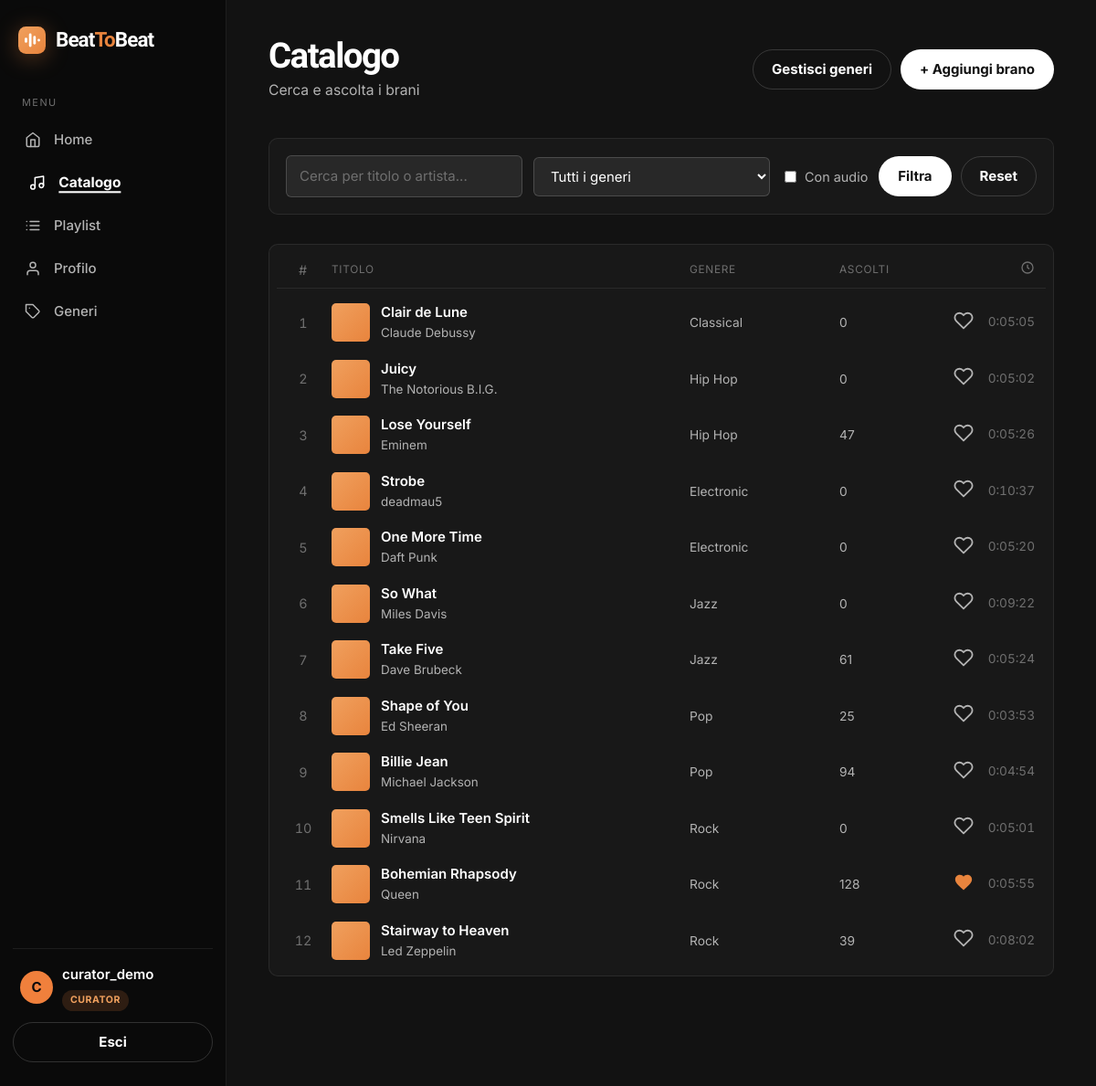
The page /music/songs/ (signed in) on the database its author committed.
### accounts/models.py (models this page shows, shortened)
class CustomUser(AbstractUser):
    class Role(models.TextChoices):
        LISTENER = 'listener', 'Listener'
        CURATOR = 'curator', 'Curator'
        MODERATOR = 'moderator', 'Moderator'
    role = models.CharField(
        max_length=20,
        choices=Role.choices,
        default=Role.LISTENER,
    )
    bio = models.TextField(blank=True)
    birth_date = models.DateField(null=True, blank=True)
    favorite_genre = models.ForeignKey(
        'music.Genre',
        on_delete=models.SET_NULL,
        null=True,
        blank=True,
        related_name='fans',
    )
    AVATAR_COLORS = ['#f0803c', '#e0a15e', '#81b29a', '#6a8ec9', '#b07ba0', '#c96a6a']
    @property
    def avatar_color(self):
        return self.AVATAR_COLORS[sum(ord(c) for c in self.username) % len(self.AVATAR_COLORS)]
    @property
    def initial(self):
        return self.username[0].upper() if self.username else '?'
    @property
    def is_curator(self):
        return self.role == self.Role.CURATOR or self.is_superuser
    @property
    def is_moderator(self):
        return self.role == self.Role.MODERATOR or self.is_superuser

### music/models.py (models this page shows, shortened)
class Song(models.Model):
    title = models.CharField(max_length=200)
    artist = models.CharField(max_length=200)
    genre = models.ForeignKey(
        Genre,
        on_delete=models.PROTECT,
        related_name='songs',
    )
    added_by = models.ForeignKey(
        settings.AUTH_USER_MODEL,
        on_delete=models.CASCADE,
        related_name='added_songs',
    )
    duration = models.DurationField()
    story = models.TextField(
        blank=True,
        help_text='Un breve racconto sul brano, mostrato nella sua pagina.',
    )
    audio_file = models.FileField(
        upload_to='songs/',
        blank=True,
        null=True,
        validators=[FileExtensionValidator(allowed_extensions=['mp3', 'wav', 'ogg', 'm4a'])],
    )
    likes = models.ManyToManyField(
        settings.AUTH_USER_MODEL,
        related_name='liked_songs',
        blank=True,
    )
    play_count = models.PositiveIntegerField(default=0)
    created_at = models.DateTimeField(auto_now_add=True)
    class Meta:
        ordering = ['-created_at', 'id']

class Genre(models.Model):
    name = models.CharField(max_length=100, unique=True)
    description = models.TextField(blank=True)
    class Meta:
        ordering = ['name']

### music/views.py (the view)
# urls.py: path('songs/', views.SongListView.as_view(), name='song_list'),
class SongListView(LoginRequiredMixin, ListView):
    model = Song
    template_name = 'music/songs/list.html'
    context_object_name = 'songs'
    def get_queryset(self):
        queryset = super().get_queryset().select_related('genre')
        query = self.request.GET.get('q', '').strip()
        genre_id = self.request.GET.get('genre', '')
        has_audio = self.request.GET.get('has_audio')
        if query:
            queryset = queryset.filter(Q(title__icontains=query) | Q(artist__icontains=query))
        if genre_id:
            queryset = queryset.filter(genre_id=genre_id)
        if has_audio:
            queryset = queryset.exclude(audio_file='').exclude(audio_file__isnull=True)
        return queryset
    def get_context_data(self, **kwargs):
        context = super().get_context_data(**kwargs)
        context['genres'] = Genre.objects.all()
        context['current_q'] = self.request.GET.get('q', '')
        context['current_genre'] = self.request.GET.get('genre', '')
        context['current_has_audio'] = self.request.GET.get('has_audio')
        return context

### templates/music/songs/list.html (shortened to what this page needs)
{% extends 'base.html' %}
{% block content %}
<div class="page-header">
	<div>
		<h1 class="page-title">Catalogo</h1>
		<div class="page-subtitle">Cerca e ascolta i brani</div>
	</div>
	{% if user.is_curator %}
	<div class="actions">
		<a class="btn btn-ghost" href="{% url 'music:genre_list' %}">Gestisci generi</a>
		<a class="btn btn-accent" href="{% url 'music:song_create' %}">+ Aggiungi brano</a>
	</div>
	{% endif %}
</div>
<form method="get" class="search-bar">
	<div class="filter-row">
		<input type="text" name="q" value="{{ current_q }}" placeholder="Cerca per titolo o artista...">
		<select name="genre">
			<option value="">Tutti i generi</option>
		</select>
		<label class="audio-check">
			<input type="checkbox" name="has_audio" value="1" {% if current_has_audio %}checked{% endif %}> Con audio
		</label>
		<div class="actions">
			<button type="submit" class="btn btn-accent">Filtra</button>
			<a class="btn btn-ghost" href="{% url 'music:song_list' %}">Reset</a>
		</div>
	</div>
</form>
{% if songs %}
{% include 'partials/track_list.html' with curator_actions=True %}
{% else %}
<div class="empty">Nessun brano trovato.</div>
{% endif %}
{% endblock %}

### templates/base.html (shortened to what this page needs)
{% load static %}
<!DOCTYPE html>
<html lang="it">
<head>
	<link rel="stylesheet" href="{% static 'css/style.css' %}">
</head>
<body>
	{% block layout %}
	<div class="app-shell">
		<aside class="sidebar">
			<a class="brand" href="{% url 'pages:home' %}">{% include 'partials/logo.html' %}<span>Beat<span class="beat-accent">To</span>Beat</span></a>
			<nav>
				<div class="nav-section-label">Menu</div>
				<a class="nav-item-link {% if request.path == '/' %}active{% endif %}" href="{% url 'pages:home' %}">
					<span class="nav-icon"><svg viewBox="0 0 24 24" fill="none" stroke="currentColor" stroke-width="2" stroke-linecap="round" stroke-linejoin="round"><path d="M3 9l9-7 9 7v11a2 2 0 0 1-2 2H5a2 2 0 0 1-2-2z"/><path d="M9 22V12h6v10"/></svg></span><span class="nav-label">Home</span>
				</a>
				{% if user.is_authenticated %}
				<a class="nav-item-link {% if '/music/songs' in request.path %}active{% endif %}" href="{% url 'music:song_list' %}">
					<span class="nav-icon"><svg viewBox="0 0 24 24" fill="none" stroke="currentColor" stroke-width="2" stroke-linecap="round" stroke-linejoin="round"><path d="M9 18V5l12-2v13"/><circle cx="6" cy="18" r="3"/><circle cx="18" cy="16" r="3"/></svg></span><span class="nav-label">Catalogo</span>
				</a>
				<a class="nav-item-link {% if '/music/playlists' in request.path %}active{% endif %}" href="{% url 'music:playlist_list' %}">
					<span class="nav-icon"></span><span class="nav-label">Playlist</span>
				</a>
				<a class="nav-item-link {% if '/accounts/profile' in request.path %}active{% endif %}" href="{% url 'accounts:profile' %}">
					<span class="nav-icon"><svg viewBox="0 0 24 24" fill="none" stroke="currentColor" stroke-width="2" stroke-linecap="round" stroke-linejoin="round"><path d="M20 21v-2a4 4 0 0 0-4-4H8a4 4 0 0 0-4 4v2"/><circle cx="12" cy="7" r="4"/></svg></span><span class="nav-label">Profilo</span>
				</a>
				{% if user.is_curator %}
				<a class="nav-item-link {% if '/music/genres' in request.path %}active{% endif %}" href="{% url 'music:genre_list' %}">
					<span class="nav-icon"><svg viewBox="0 0 24 24" fill="none" stroke="currentColor" stroke-width="2" stroke-linecap="round" stroke-linejoin="round"><path d="M20.59 13.41l-7.17 7.17a2 2 0 0 1-2.83 0L2 12V2h10l8.59 8.59a2 2 0 0 1 0 2.82z"/><line x1="7" y1="7" x2="7.01" y2="7"/></svg></span><span class="nav-label">Generi</span>
				</a>
				{% endif %}
				{% endif %}
			</nav>
			<div class="sidebar-footer">
				{% if user.is_authenticated %}
				<div class="user-box">
					{% include 'partials/avatar.html' with profile_user=user %}
					<div>
						<div class="user-name">{{ user.username }}</div>
						{% if user.is_superuser %}
						<span class="role-badge admin">Admin</span>
						{% elif user.role == 'curator' %}
						<span class="role-badge curator">Curator</span>
						{% elif user.role == 'moderator' %}
						<span class="role-badge moderator">Moderator</span>
						{% else %}
						<span class="role-badge listener">Listener</span>
						{% endif %}
					</div>
				</div>
				<form method="post" action="{% url 'accounts:logout' %}">
					<button type="submit" class="btn btn-ghost btn-block">Esci</button>
				</form>
				{% else %}
				<a class="btn btn-accent btn-block" href="{% url 'accounts:login' %}">Accedi</a>
				<a class="btn btn-ghost btn-block mt-2" href="{% url 'accounts:signup' %}">Registrati</a>
				{% endif %}
			</div>
		</aside>
		<main class="content-area">
			{% block content %}{% endblock %}
		</main>
	</div>
	{% endblock %}
</body>
</html>

### templates/partials/avatar.html
<span class="avatar {{ size }}" style="background-color: {{ profile_user.avatar_color }};">{{ profile_user.initial }}</span>

### templates/partials/track_list.html (shortened to what this page needs)
<div class="track-list">
	<div class="track-head">
		<div class="track-idx">#</div>
		<div>Titolo</div>
		<div class="track-genre-h">Genere</div>
		<div class="track-plays-h">Ascolti</div>
		<div class="track-dur-h">
			<svg viewBox="0 0 24 24" fill="none" stroke="currentColor" stroke-width="2"><circle cx="12" cy="12" r="9"/><path d="M12 7v5l3 2"/></svg>
		</div>
	</div>
	{% for song in songs %}
	<div class="track-row">
		<div class="track-idx">
			<span class="track-num">{{ forloop.counter }}</span>
		</div>
		<div class="track-title-cell">
			<div class="track-thumb"></div>
			<div class="track-titles">
				<a href="{% url 'music:song_detail' song.pk %}" class="track-name">{{ song.title }}</a>
				<div class="track-sub">{{ song.artist }}</div>
			</div>
		</div>
		<div class="track-genre">{{ song.genre.name }}</div>
		<div class="track-plays">{{ song.play_count }}</div>
		<div class="track-end">
			{% include 'partials/like_button.html' %}
			<span class="track-dur">{{ song.duration }}</span>
		</div>
	</div>
	{% endfor %}
</div>

### templates/partials/like_button.html (shortened to what this page needs)
<form method="post" action="{% url 'music:toggle_like_song' song.pk %}" class="like-form">
	<button type="submit" class="like-btn {% if user in song.likes.all %}liked{% endif %}" title="Mi piace">
		<svg class="heart-icon heart-outline" viewBox="0 0 24 24" fill="none" stroke="currentColor" stroke-width="2" stroke-linecap="round" stroke-linejoin="round"><path d="M20.84 4.61a5.5 5.5 0 0 0-7.78 0L12 5.67l-1.06-1.06a5.5 5.5 0 0 0-7.78 7.78l1.06 1.06L12 21.23l7.78-7.78 1.06-1.06a5.5 5.5 0 0 0 0-7.78z"/></svg>
		<svg class="heart-icon heart-filled" viewBox="0 0 24 24" fill="currentColor"><path d="M12 21.35l-1.45-1.32C5.4 15.36 2 12.28 2 8.5 2 5.42 4.42 3 7.5 3c1.74 0 3.41.81 4.5 2.09C13.09 3.81 14.76 3 16.5 3 19.58 3 22 5.42 22 8.5c0 3.78-3.4 6.86-8.55 11.54L12 21.35z"/></svg>
	</button>
</form>

### rows shown on the page
CustomUser: initial "C", username "curator_demo"
Song: title "Clair de Lune", artist "Claude Debussy", genre.name "Classical", play_count "0", duration "0:05:05"
Song: title "Juicy", artist "The Notorious B.I.G.", genre.name "Hip Hop", play_count "0", duration "0:05:02"
Song: title "Lose Yourself", artist "Eminem", genre.name "Hip Hop", play_count "47", duration "0:05:26"
Song: title "Strobe", artist "deadmau5", genre.name "Electronic", play_count "0", duration "0:10:37"
Song: title "One More Time", artist "Daft Punk", genre.name "Electronic", play_count "0", duration "0:05:20"
Song: title "So What", artist "Miles Davis", genre.name "Jazz", play_count "0", duration "0:09:22"
Song: title "Take Five", artist "Dave Brubeck", genre.name "Jazz", play_count "61", duration "0:05:24"
Song: title "Shape of You", artist "Ed Sheeran", genre.name "Pop", play_count "25", duration "0:03:53"
Song: title "Billie Jean", artist "Michael Jackson", genre.name "Pop", play_count "94", duration "0:04:54"
Song: title "Smells Like Teen Spirit", artist "Nirvana", genre.name "Rock", play_count "0", duration "0:05:01"
Song: title "Bohemian Rhapsody", artist "Queen", genre.name "Rock", play_count "128", duration "0:05:55"
Song: title "Stairway to Heaven", artist "Led Zeppelin", genre.name "Rock", play_count "39", duration "0:08:02"
